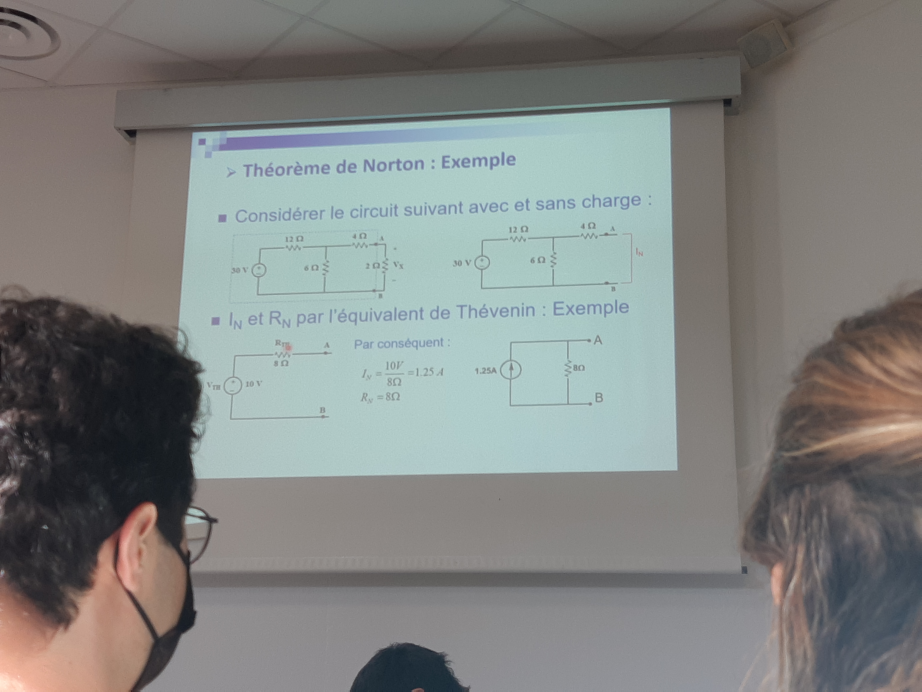
#> input picture Univ/cours/20210922_151502.jpg, 4608 x 3456 px, found by its file name (shown at 1/5 size); its folder holds only this picture in this run
$ python detector_with_lines.py
#> lines starting #> are read from the running program, lines starting #| are printed output that depends on the picture; after the words box and inside, x2 and y2 are one past the last pixel; in counts of white or black regions, pixels touching at a corner belong together
#> further down, img_ is the input picture: shape (3456, 4608, 3); mean B, G, R 128.5, 130.7, 127.9
import cv2
import os
import numpy as np
import _scan_mapper
from collections import defaultdict


def segment_by_angle_kmeans(lines, k=3, **kwargs):
    """Groups lines based on angle with k-means.

    Uses k-means on the coordinates of the angle on the unit circle
    to segment `k` angles inside `lines`.
    """

    # Define criteria = (type, max_iter, epsilon)
    default_criteria_type = cv2.TERM_CRITERIA_EPS + cv2.TERM_CRITERIA_MAX_ITER
    criteria = kwargs.get('criteria', (default_criteria_type, 10, 1.0))
    flags = kwargs.get('flags', cv2.KMEANS_RANDOM_CENTERS)
    attempts = kwargs.get('attempts', 10)

    # returns angles in [0, pi] in radians
    angles = np.array([line[0][1] for line in lines])

    # multiply the angles by two and find coordinates of that angle
    pts = np.array([[np.cos(2*angle), np.sin(2*angle)] for angle in angles], dtype=np.float32)

    # run kmeans on the coords
    labels, centers = cv2.kmeans(pts, k, None, criteria, attempts, flags)[1:]
    labels = labels.reshape(-1)  # transpose to row vec

    # segment lines based on their kmeans label
    segmented = defaultdict(list)
    for i, line in enumerate(lines):
        segmented[labels[i]].append(line)
    segmented = list(segmented.values())
    return segmented


def intersection(line1, line2):
    """Finds the intersection of two lines given in Hesse normal form.

    Returns closest integer pixel locations.
    See https://stackoverflow.com/a/383527/5087436
    """
    rho1, theta1 = line1[0]
    rho2, theta2 = line2[0]
    A = np.array([
        [np.cos(theta1), np.sin(theta1)],
        [np.cos(theta2), np.sin(theta2)]
    ])
    b = np.array([[rho1], [rho2]])
    x0, y0 = np.linalg.solve(A, b)
    x0, y0 = int(np.round(x0)), int(np.round(y0))
    return [[x0, y0]]


def segmented_intersections(lines, img):
    """Finds the intersections between groups of lines."""

    width = img.shape[1]
    height = img.shape[0]

    up_left = []
    up_right = []
    down_left = []
    down_right = []
    middle = []

    intersections = []
    for i, group in enumerate(lines[:-1]):
        for next_group in lines[i+1:]:
            for line1 in group:
                for line2 in next_group:
                    intersections.append(intersection(line1, line2))

    for point in intersections:
        x,y = point[0]
        if height//2 - 100 < y < height//2 + 100:
            middle.append(point[0])
        elif y < height//2 and x < width//2:
            up_left.append(point[0])
        elif y < height//2 and x > width//2:
            up_right.append(point[0])
        elif y > height//2 and x < width//2:
            down_left.append(point[0])
        elif y > height//2 and x > width//2:
            down_right.append(point[0])

    return [up_left, up_right, down_left, down_right, middle]


def rescale(img, scale_percent):
    width = int(img.shape[1] * scale_percent / 100)
    height = int(img.shape[0] * scale_percent / 100)
    dim = (width, height)

    return cv2.resize(img, dim, interpolation=cv2.INTER_AREA)


def avg_point(points):
    sum_x = 0
    sum_y = 0
    for point in points:
        x,y = point
        sum_x += x
        sum_y += y
    avg_x = sum_x // len(points)
    avg_y = sum_y // len(points)

    return (avg_x, avg_y)


def upscale(image):
    lut_in = [0, 127, 255]
    lut_out = [0, 80, 255]

    lut_8u = np.interp(np.arange(0, 256), lut_in, lut_out).astype(np.uint8)
    image_contrasted = cv2.LUT(image, lut_8u)
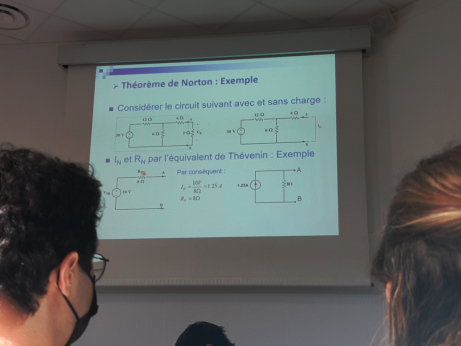
#> image_contrasted: shape (3456, 4608, 3) (shown at 1/10 size); mean B, G, R 95.2, 97.1, 91.9

    return image_contrasted


def scan(img_):
    img_ = upscale(img_)
    scale_percent = 20
    width = int(img_.shape[1] * scale_percent / 100)
    height = int(img_.shape[0] * scale_percent / 100)

    large_img = np.copy(img_)
    large_img_draw = np.copy(img_)
    img_2 = rescale(img_, scale_percent)
#> in rescale, `return cv2.resize(img, dim, interpolation=cv2.INTER_AREA)`:
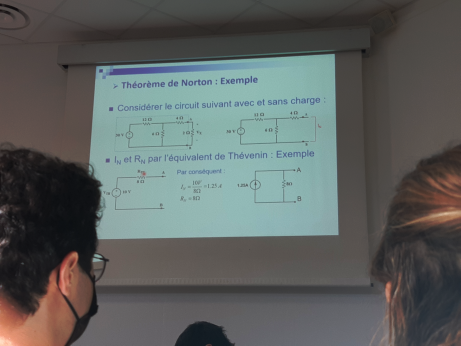
#> returned value: shape (691, 921, 3) (shown at 1/2 size); mean of channels 0, 1, 2 95.2, 97.1, 91.9; drawn as B, G, R
    line_img = rescale(img_, scale_percent)

    line_thresh_val = 30

    thresh_1 = 285
    thresh_2 = 150

    # thresh_1 = 155
    # thresh_2 = 280

    img_2 = rescale(img_, scale_percent)
    line_img = rescale(img_, scale_percent)
    line_gray = cv2.cvtColor(line_img, cv2.COLOR_BGR2GRAY)
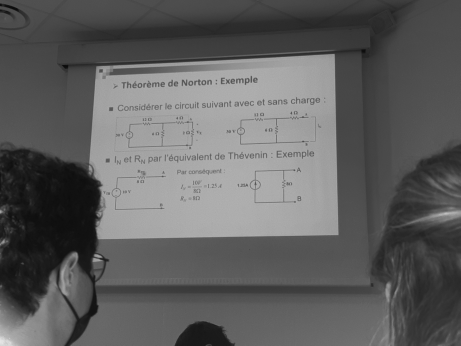
#> line_gray: shape (691, 921) (shown at 1/2 size); min 11, max 230, mean 95.3
    blur_gray = cv2.GaussianBlur(line_gray,(5, 5),0)
    line_edges = cv2.Canny(blur_gray, thresh_1, thresh_2)
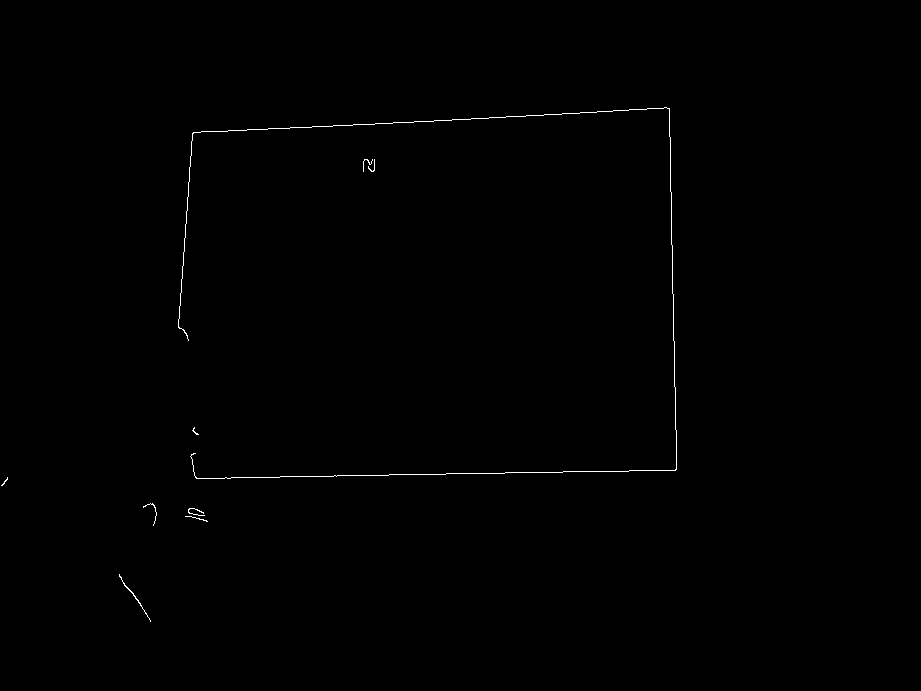
#> line_edges: shape (691, 921); 0.29% white in thin lines or dots, all inside (x1, y1, x2, y2) = (1, 107, 677, 622)

    lines_data = cv2.HoughLines(line_edges, 1, np.pi/180, line_thresh_val)
#> lines_data = 49 rows, first 8: [481, 1.55], [143, 1.52], [-667, 3.12], [201, 0.0698], [153, 1.5], [138, 1.54], [-661, 3.11], [205, 0.0873]

    segmented = segment_by_angle_kmeans(lines_data)[0:2]
#> in segment_by_angle_kmeans, `angles = np.array([line[0][1] for line in lines])`: angles = 49 values, max 3.12 at index 2, min 0 at index 11, mean 1.56
#> in segment_by_angle_kmeans, `pts = np.array([[np.cos(2*angle), np.sin(2*angle)] for angle in angles..`: pts = 49 pairs, first value -1 to 1, second value -0.961 to 0.208
#> in segment_by_angle_kmeans, `labels, centers = cv2.kmeans(pts, k, None, criteria, attempts, flags)[..`: labels = 49 values, max 2 at index 2, min 0 at index 0, mean 0.714; centers = [[-0.996, 0.0516], [0.342, -0.939], [0.995, 0.0208]]
#> the loop in segment_by_angle_kmeans, `for i, line in enumerate(lines):` made 49 passes
#> segmented = 2 items

    up_left, up_right, down_left, down_right, middle = segmented_intersections(segmented, img_2)
#> the loop in segmented_intersections, `for i, group in enumerate(lines[:-1]):` made 1 pass
#> the loop in segmented_intersections, `for point in intersections:` made 435 passes
#> point on passes 1 to 3: [[675, 469]], [[168, 478]], [[678, 469]]

    avg_ul = avg_point(up_left)
#> the loop in avg_point, `for point in points:` made 55 passes
#> point on passes 1 to 8: [192, 133], [194, 133], [190, 133], [195, 133], [187, 133], [192, 140], [194, 140], [190, 140]
    avg_ur = avg_point(up_right)
#> the loop in avg_point (call 2), `for point in points:` made 110 passes
#> point on passes 1 to 8: [669, 108], [665, 108], [670, 108], [680, 108], [678, 108], [659, 109], [665, 108], [663, 108]
    avg_dl = avg_point(down_left)
    avg_dr = avg_point(down_right)

    avg_ur_p = (avg_ur[0] / width, avg_ur[1] / height)
    avg_dl_p = (avg_dl[0] / width, avg_dl[1] / height)
    avg_ul_p = (avg_ul[0] / width, avg_ul[1] / height)
    avg_dr_p = (avg_dr[0] / width, avg_dr[1] / height)

    large_width = large_img_draw.shape[1]
    large_height = large_img_draw.shape[0]

    large_avg_ul = (int(avg_ul_p[0] * large_width), int(avg_ul_p[1] * large_height))
    large_avg_ur = (int(avg_ur_p[0] * large_width), int(avg_ur_p[1] * large_height))
    large_avg_dr = (int(avg_dr_p[0] * large_width), int(avg_dr_p[1] * large_height))
    large_avg_dl = (int(avg_dl_p[0] * large_width), int(avg_dl_p[1] * large_height))

    cv2.line(large_img_draw, large_avg_ul, large_avg_ur, (0,255,0), 2)
    cv2.line(large_img_draw, large_avg_ul, large_avg_dl, (0,255,0), 2)
    cv2.line(large_img_draw, large_avg_dl, large_avg_dr, (0,255,0), 2)
    cv2.line(large_img_draw, large_avg_ur, large_avg_dr, (0,255,0), 2)

    line_thresh = cv2.inRange(large_img_draw, (0,255,0), (0,255,0))
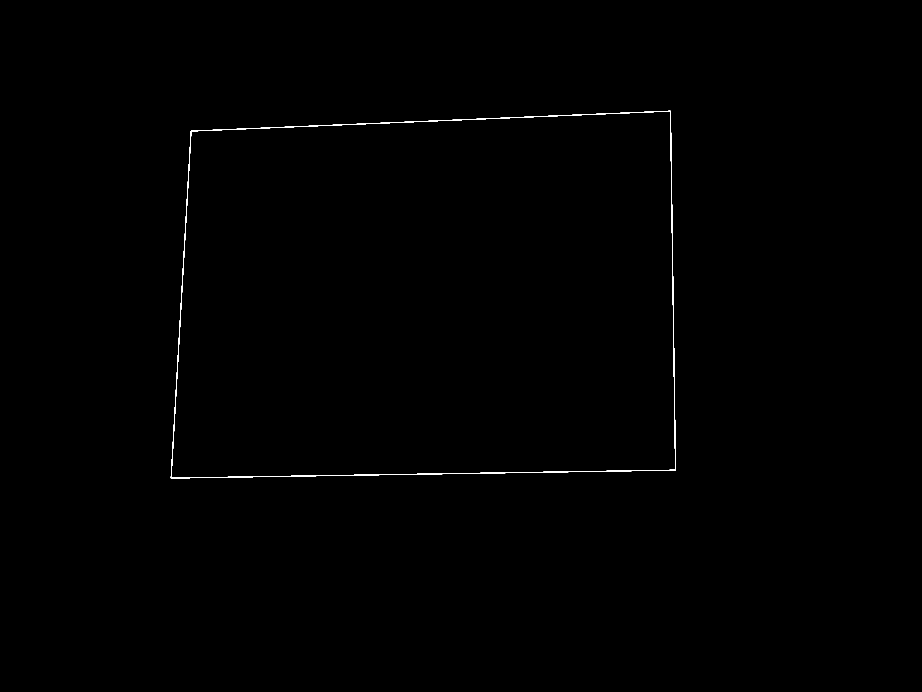
#> line_thresh: shape (3456, 4608) (shown at 1/5 size); 0.16% white; 1 white region, box (x1, y1, x2, y2) and area: (854, 554, 3379, 2392) 25377
    line_cnt = cv2.findContours(line_thresh, cv2.RETR_EXTERNAL, cv2.CHAIN_APPROX_SIMPLE)[0]
    line_cnt = sorted(line_cnt, key=cv2.contourArea, reverse=True)

    for c in line_cnt:
        p = cv2.arcLength(c, True)
        approx = cv2.approxPolyDP(c, 0.02 * p, True)

        if len(approx) == 4:
            target = approx
            break
#> this loop made 1 pass
    if len(approx) == 4:
#> (the run stopped early here; a loop or call above may not have finished)

$ run again, on Univ/cours/20210922_152732.jpg
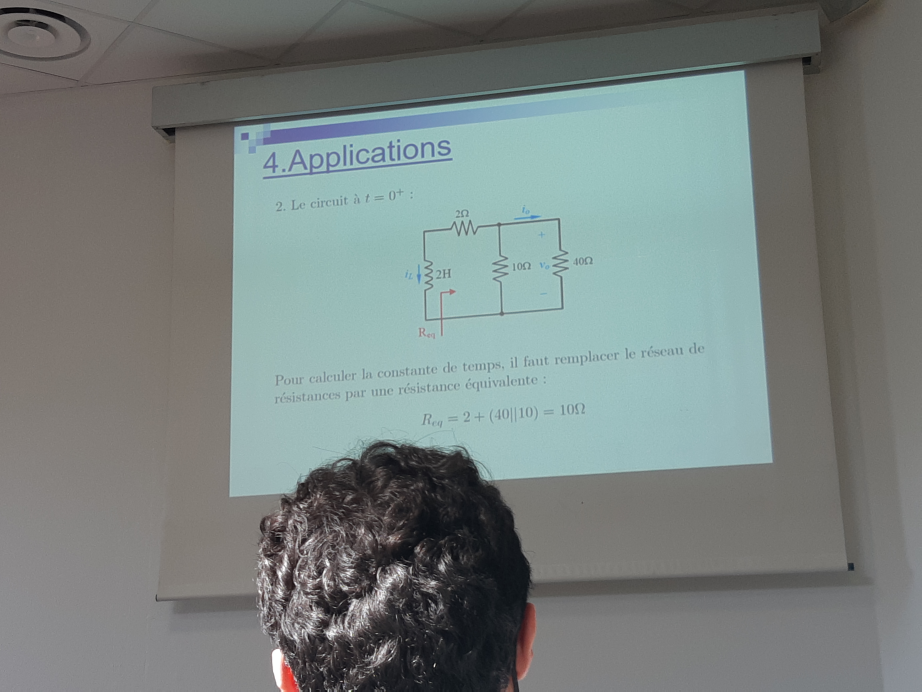
#> input picture Univ/cours/20210922_152732.jpg, 4608 x 3456 px, found by its file name (shown at 1/5 size)
#> img_ is the input picture: shape (3456, 4608, 3); mean B, G, R 126.1, 128.2, 119.3
#> in scan, `line_edges = cv2.Canny(blur_gray, thresh_1, thresh_2)`:
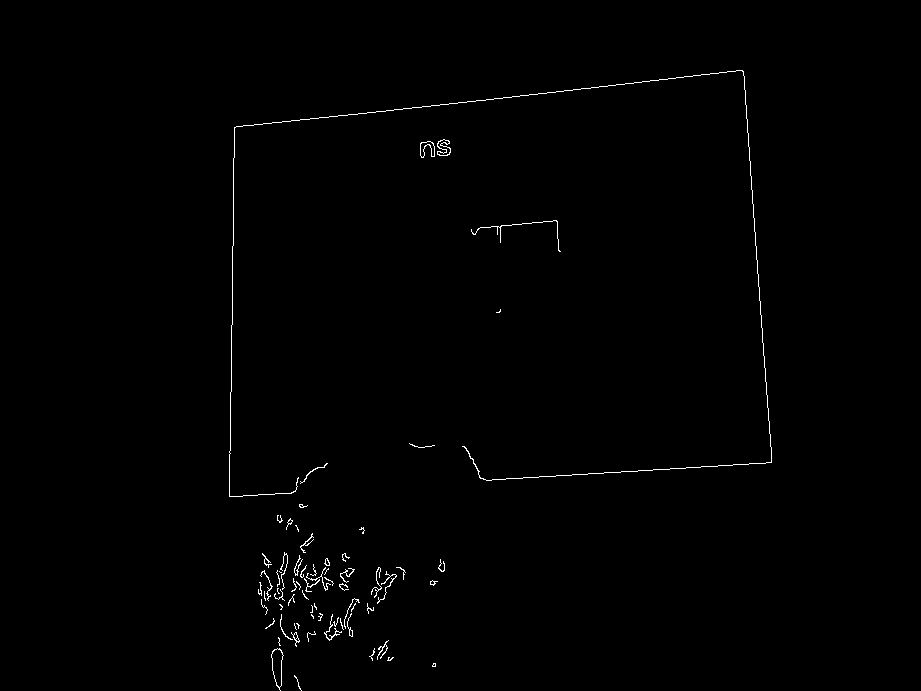
#> line_edges: shape (691, 921); 0.59% white in thin lines or dots, all inside (x1, y1, x2, y2) = (229, 70, 772, 691)
#> lines_data = 271 rows, first 8: [237, 0.0175], [-737, 3.07], [150, 1.47], [159, 1.45], [514, 1.5], [503, 1.52], [233, 0], [-729, 3.05]
#> angles = 271 values, max 3.12 at index 13, min 0 at index 6, mean 1.5
#> pts = 271 pairs, first value -1 to 1, second value -1 to 1
#> labels = 271 values, max 2 at index 0, min 0 at index 35, mean 1.32; centers = [[-0.264, 0.891], [-0.816, -0.117], [0.893, -0.000547]]
#> the loop in segment_by_angle_kmeans, `for i, line in enumerate(lines):` made 271 passes
#> segmented = 2 items
#> the loop in segmented_intersections, `for i, group in enumerate(lines[:-1]):` made 1 pass
#> the loop in segmented_intersections, `for point in intersections:` made 11696 passes
#> point on passes 1 to 3: [[235, 126]], [[235, 131]], [[228, 499]]
#> the loop in avg_point, `for point in points:` made 1538 passes
#> point on passes 1 to 3: [235, 126], [235, 131], [235, 127]
#> the loop in avg_point (call 2), `for point in points:` made 279 passes
#> point on passes 1 to 3: [744, 73], [744, 69], [753, 203]
#> in scan, `line_thresh = cv2.inRange(large_img_draw, (0,255,0), (0,255,0))`:
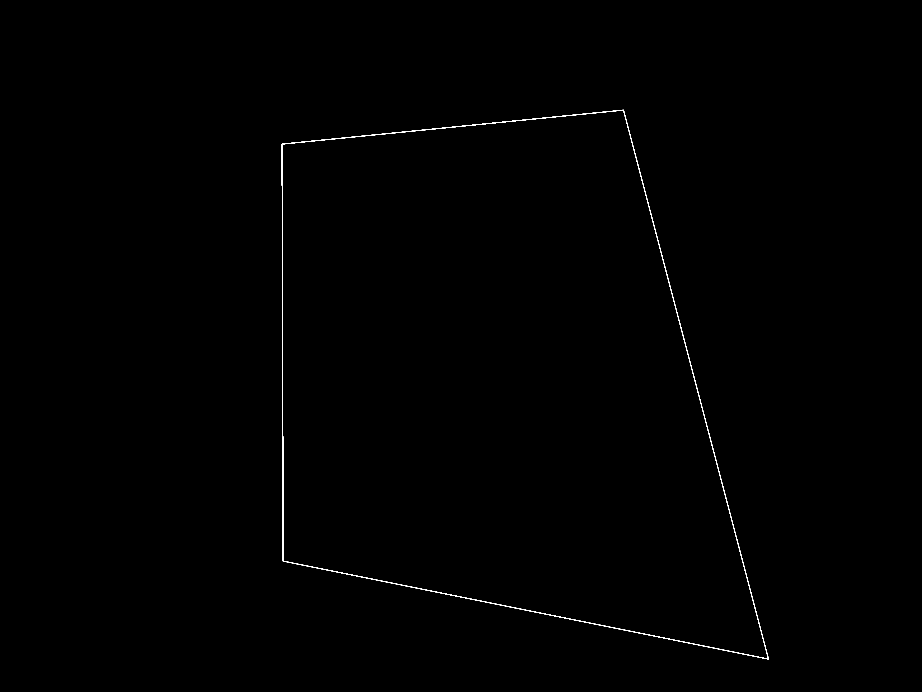
#> line_thresh: shape (3456, 4608) (shown at 1/5 size); 0.17% white; 1 white region, box (x1, y1, x2, y2) and area: (1409, 549, 3844, 3297) 26589
#> the loop in scan, `for c in line_cnt:` made 1 pass

$ run again, on Univ/cours/20210922_151641.jpg
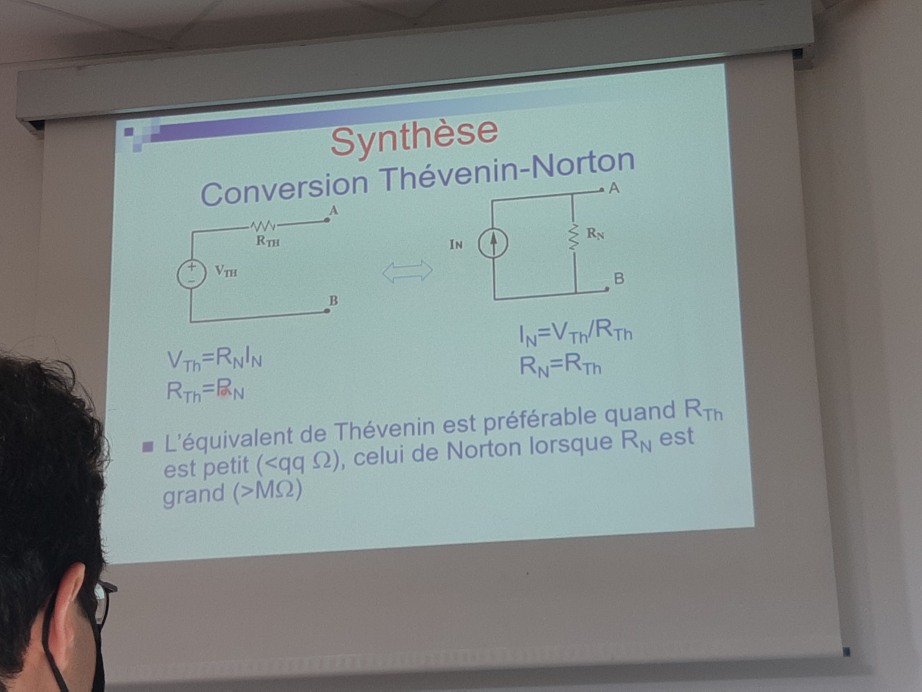
#> input picture Univ/cours/20210922_151641.jpg, 4608 x 3456 px, found by its file name (shown at 1/5 size)
#> img_ is the input picture: shape (3456, 4608, 3); mean B, G, R 133.4, 134.8, 127.2
#> in scan, `line_edges = cv2.Canny(blur_gray, thresh_1, thresh_2)`:
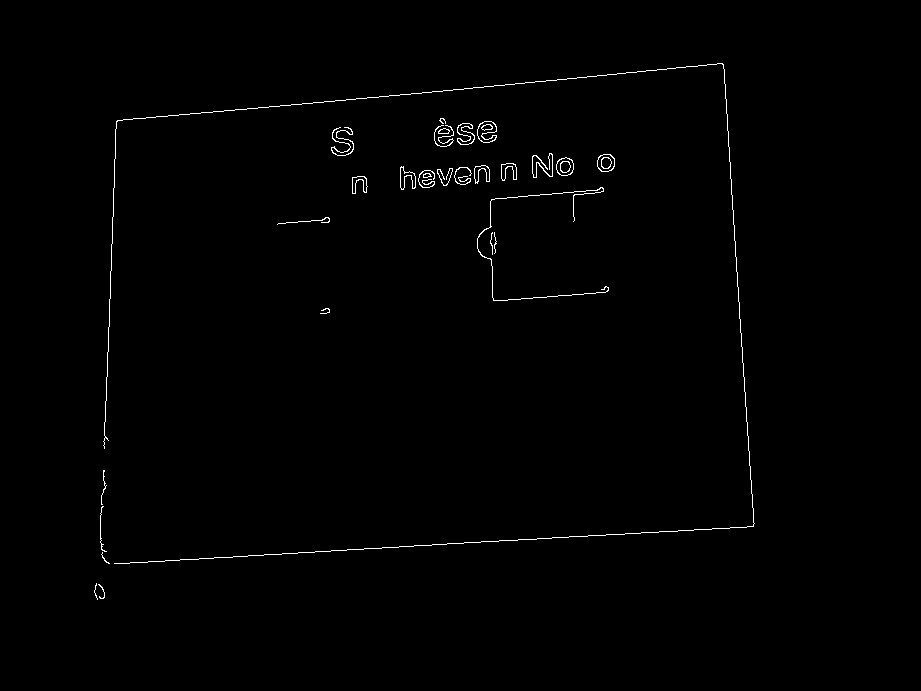
#> line_edges: shape (691, 921); 0.68% white in thin lines or dots, all inside (x1, y1, x2, y2) = (94, 63, 755, 600)
#> lines_data = 411 rows, first 8: [120, 0.0349], [129, 1.48], [-716, 3.07], [566, 1.52], [137, 1.47], [572, 1.5], [126, 0.0524], [-720, 3.09]
#> angles = 411 values, max 3.12 at index 29, min 0 at index 30, mean 1.64
#> pts = 411 pairs, first value -1 to 1, second value -1 to 1
#> labels = 411 values, max 2 at index 1, min 0 at index 0, mean 1.45; centers = [[0.979, -0.0867], [-0.767, -0.568], [-0.9, 0.199]]
#> the loop in segment_by_angle_kmeans, `for i, line in enumerate(lines):` made 411 passes
#> segmented = 2 items
#> the loop in segmented_intersections, `for i, group in enumerate(lines[:-1]):` made 1 pass
#> the loop in segmented_intersections, `for point in intersections:` made 12906 passes
#> point on passes 1 to 3: [[116, 119]], [[100, 562]], [[116, 126]]
#> the loop in avg_point, `for point in points:` made 2763 passes
#> point on passes 1 to 3: [116, 119], [116, 126], [112, 232]
#> the loop in avg_point (call 2), `for point in points:` made 8101 passes
#> point on passes 1 to 3: [722, 66], [722, 62], [730, 178]
#> in scan, `line_thresh = cv2.inRange(large_img_draw, (0,255,0), (0,255,0))`:
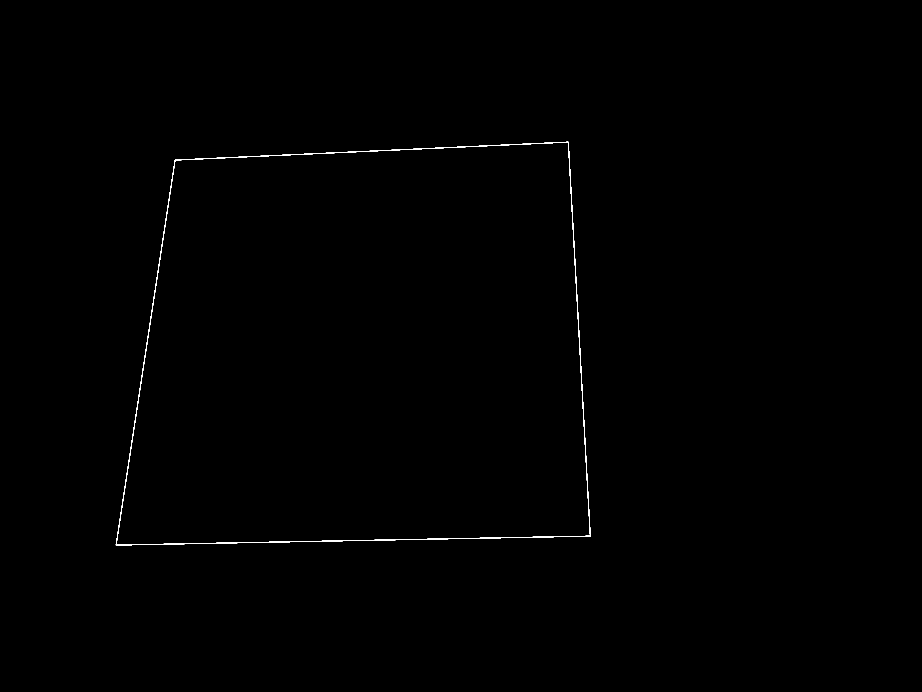
#> line_thresh: shape (3456, 4608) (shown at 1/5 size); 0.15% white; 1 white region, box (x1, y1, x2, y2) and area: (579, 709, 2953, 2727) 24667
#> the loop in scan, `for c in line_cnt:` made 1 pass
